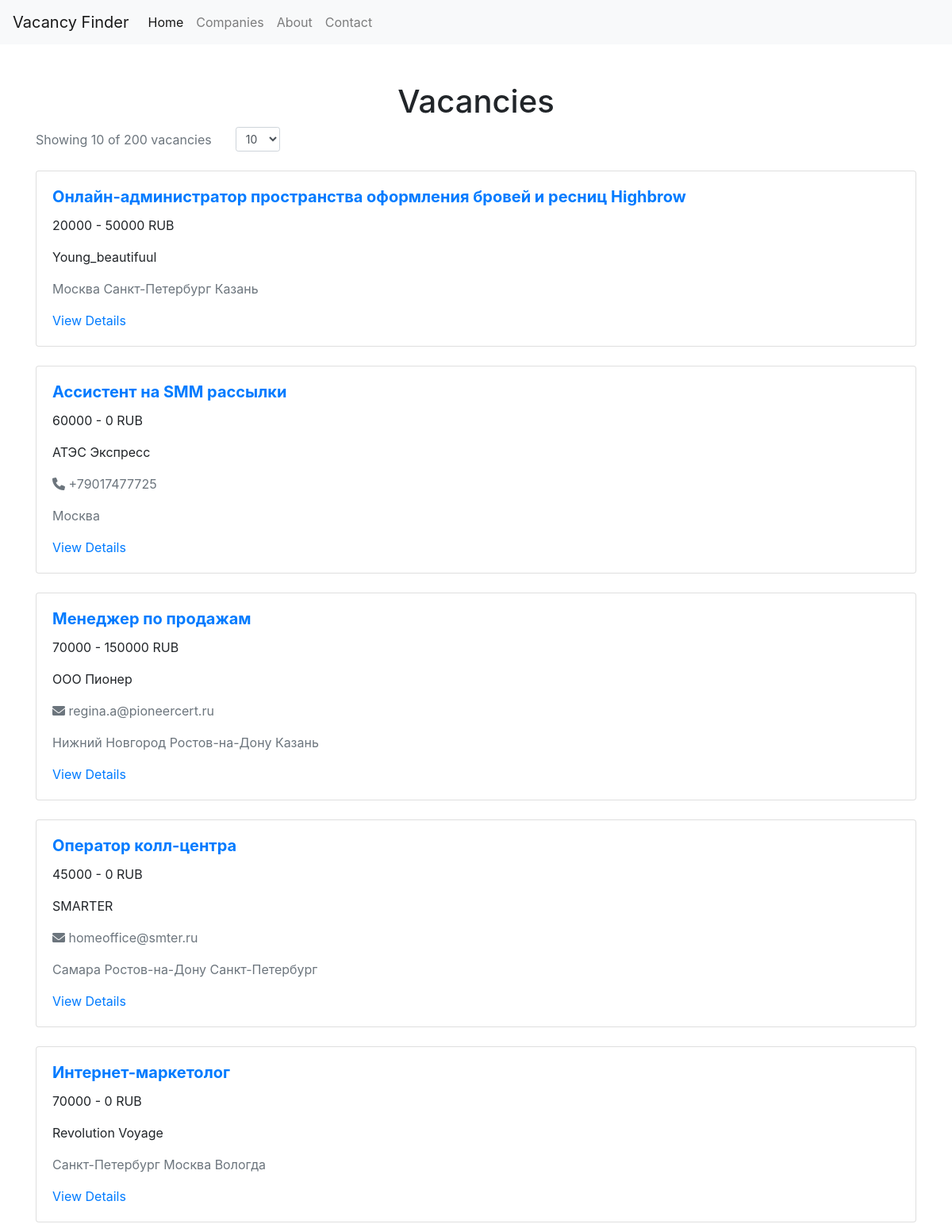
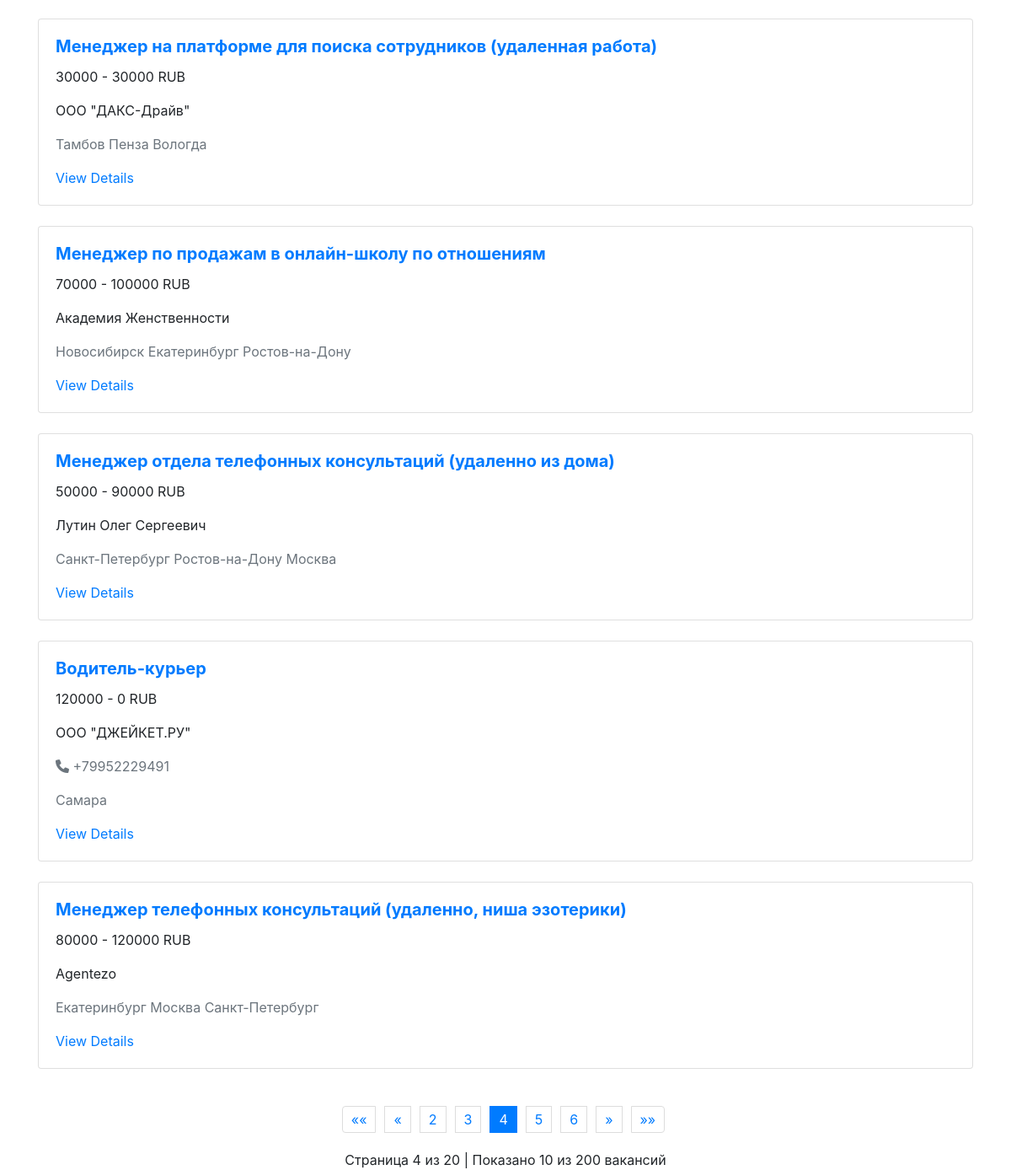
Screenshot of /?page=4&per_page=10 with the database file from the repository (2 pictures, top to bottom).
### finder_parser/models/vacancy.py (models this page shows, shortened)
class Vacancy(Base):
    __tablename__ = 'vacancies'
    id = Column(Integer, primary_key=True)
    vacancy_id = Column(Integer, unique=True, nullable=False)
    title = Column(String, nullable=False)
    description = Column(Text, nullable=False)
    salary_from = Column(Integer, nullable=True)
    salary_to = Column(Integer, nullable=True)
    currency_symbol = Column(String, nullable=True)
    contacts = Column(String, nullable=True)  # Хранение контактов в формате JSON
    @property
    def contacts_dict(self):
        contacts = json.loads(self.contacts) if self.contacts else []
        phone = next((item['value'] for item in contacts if item['type'] == 'phone'), None)
        email = next((item['value'] for item in contacts if item['type'] == 'email'), None)
        return {'phone': phone, 'email': email}
    company_info = Column(String, nullable=True)  # Хранение информации о компании в формате JSON
    @property
    def company_info_dict(self):
        return json.loads(self.company_info) if self.company_info else {}
    locations = Column(String, nullable=True)  # Хранение местоположений в формате JSON
    @property
    def locations_list(self):
        return json.loads(self.locations) if self.locations else []

### flask_app/app.py (the view)
@app.route('/')
def home():
    page = request.args.get('page', 1, type=int)
    per_page = request.args.get('per_page', 10, type=int)  # Значение по умолчанию 10
    offset = (page - 1) * per_page
    vacancies = session.query(Vacancy).offset(offset).limit(per_page).all()
    total_vacancies = session.query(Vacancy).count()
    total_pages = (total_vacancies + per_page - 1) // per_page  # Округление вверх
    return render_template(
        'index.html',  # или ваш шаблон для вакансий
        vacancies=vacancies,
        page=page,
        per_page=per_page,
        total_pages=total_pages,
        total_vacancies=total_vacancies
    )

### flask_app/templates/index.html (shortened to what this page needs)
{% extends "base.html" %}
{% block content %}
<h1 class="text-center">Vacancies</h1>
<form action="{{ url_for('home') }}" method="get" class="mb-4">
    <div class="form-group row align-items-center">
        <div class="col-auto">
            <span class="text-muted">Showing {{ vacancies|length }} of {{ total_vacancies }} vacancies</span>
        </div>
        <div class="col-auto">
            <select name="per_page" id="per_page" class="form-control form-control-sm" onchange="this.form.submit()">
                <option value="10" {% if per_page==10 %}selected{% endif %}>10</option>
            </select>
        </div>
    </div>
</form>
<div class="row">
    {% for vacancy in vacancies %}
    <div class="col-12 mb-4">
        <div class="card">
            <div class="card-body">
                <h5 class="card-title"><a href="https://finder.work/vacancies/{{vacancy.vacancy_id}}"
                        class="text-primary font-weight-bold">{{ vacancy.title }}</a></h5>
                <p class="card-text font-weight">{{ vacancy.salary_from }} - {{ vacancy.salary_to }} {{
                    vacancy.currency_symbol }}</p>
                <p class="card-text font-weight">{{ vacancy.company_info_dict['title'] }}</p>
                <ul class="list-unstyled mt-3">
                    {% if vacancy.contacts_dict.phone %}
                    <li class="mb-2 text-muted">
                        <i class="fas fa-phone"></i> {{ vacancy.contacts_dict.phone }}
                    </li>
                    {% endif %}
                    {% if vacancy.contacts_dict.email %}
                    <li class="mb-2 text-muted">
                        <i class="fas fa-envelope"></i> {{ vacancy.contacts_dict.email }}
                    </li>
                    {% endif %}
                </ul>
                <p class="card-text text-muted">
                    {% for location in vacancy.locations_list %}
                    {{ location.name }}
                    {% endfor %}
                </p>
                <a href="{{ url_for('vacancy', vacancy_id=vacancy.vacancy_id) }}" class="text-primary">View Details</a>
            </div>
        </div>
    </div>
    {% endfor %}
</div>
<nav aria-label="Page navigation">
    <ul class="pagination justify-content-center">
        <li class="page-item {% if page == 1 %}disabled{% endif %}">
            <a class="page-link" href="{{ url_for('companies', page=1, per_page=per_page) }}" aria-label="First">
                <span aria-hidden="true">&laquo;&laquo;</span>
            </a>
        </li>
        <li class="page-item {% if page == 1 %}disabled{% endif %}">
            <a class="page-link" href="{{ url_for('companies', page=page-1, per_page=per_page) }}"
                aria-label="Previous">
                <span aria-hidden="true">&laquo;</span>
            </a>
        </li>
        {% set start_page = [1, page-2]|max %}
        {% set end_page = [total_pages, start_page+4]|min %}
        {% if end_page - start_page < 4 %} {% set start_page=[1, end_page-4]|max %} {% endif %} {% for p in
            range(start_page, end_page+1) %} <li class="page-item {% if p == page %}active{% endif %}">
            <a class="page-link" href="{{ url_for('home', page=p, per_page=per_page) }}">{{ p }}</a>
            </li>
            {% endfor %}
            <li class="page-item {% if page == total_pages %}disabled{% endif %}">
                <a class="page-link" href="{{ url_for('home', page=page+1, per_page=per_page) }}"
                    aria-label="Next">
                    <span aria-hidden="true">&raquo;</span>
                </a>
            </li>
            <li class="page-item {% if page == total_pages %}disabled{% endif %}">
                <a class="page-link" href="{{ url_for('home', page=total_pages, per_page=per_page) }}"
                    aria-label="Last">
                    <span aria-hidden="true">&raquo;&raquo;</span>
                </a>
            </li>
    </ul>
</nav>
<div class="text-center mt-2">
    Страница {{ page }} из {{ total_pages }} | Показано {{ vacancies|length }} из {{ total_vacancies }} вакансий
</div>
{% endblock %}

### flask_app/static/css/styles.css (style rules this page uses)
.pagination { margin: 20px 0; text-align: center; }
.pagination a, .pagination strong { display: inline-block; padding: 5px 10px; margin: 0 5px; border: 1px solid #ddd; text-decoration: none; }
.card-body { flex: 1; overflow-y: auto; }

### rows the page displays
Vacancy: title "Онлайн-администратор пространства оформления бровей и ресниц Highbrow", salary_from "20000", salary_to "50000", currency_symbol "RUB", company_info_dict "Young_beautifuul", name "Москва" "Санкт-Петербург" "Казань"
Vacancy: title "Ассистент на SMM рассылки", salary_from "60000", salary_to "0", currency_symbol "RUB", company_info_dict "АТЭС Экспресс", contacts_dict.phone "+79017477725", name "Москва"
Vacancy: title "Менеджер по продажам", salary_from "70000", salary_to "150000", currency_symbol "RUB", company_info_dict "ООО Пионер", contacts_dict.email "regina.a@pioneercert.ru", name "Нижний Новгород" "Ростов-на-Дону" "Казань"
Vacancy: title "Оператор колл-центра", salary_from "45000", salary_to "0", currency_symbol "RUB", company_info_dict "SMARTER", contacts_dict.email "homeoffice@smter.ru", name "Самара" "Ростов-на-Дону" "Санкт-Петербург"
Vacancy: title "Интернет-маркетолог", salary_from "70000", salary_to "0", currency_symbol "RUB", company_info_dict "Revolution Voyage", name "Санкт-Петербург" "Москва" "Вологда"
Vacancy: title "Менеджер на платформе для поиска сотрудников (удаленная работа)", salary_from "30000", salary_to "30000", currency_symbol "RUB", company_info_dict "ООО \"ДАКС-Драйв\"", name "Тамбов" "Пенза" "Вологда"
Vacancy: title "Менеджер по продажам в онлайн-школу по отношениям", salary_from "70000", salary_to "100000", currency_symbol "RUB", company_info_dict "Академия Женственности", name "Новосибирск" "Екатеринбург" "Ростов-на-Дону"
Vacancy: title "Менеджер отдела телефонных консультаций (удаленно из дома)", salary_from "50000", salary_to "90000", currency_symbol "RUB", company_info_dict "Лутин Олег Сергеевич", name "Санкт-Петербург" "Ростов-на-Дону" "Москва"
Vacancy: title "Водитель-курьер", salary_from "120000", salary_to "0", currency_symbol "RUB", company_info_dict "ООО \"ДЖЕЙКЕТ.РУ\"", contacts_dict.phone "+79952229491", name "Самара"
Vacancy: title "Менеджер телефонных консультаций (удаленно, ниша эзотерики)", salary_from "80000", salary_to "120000", currency_symbol "RUB", company_info_dict "Agentezo", name "Екатеринбург" "Москва" "Санкт-Петербург"

### other values shown
{{ vacancies|length }} "10"
{{ total_vacancies }} "200"
{{ p }} "2" "3" "4" "5" "6"
{{ page }} "4"
{{ total_pages }} "20"
